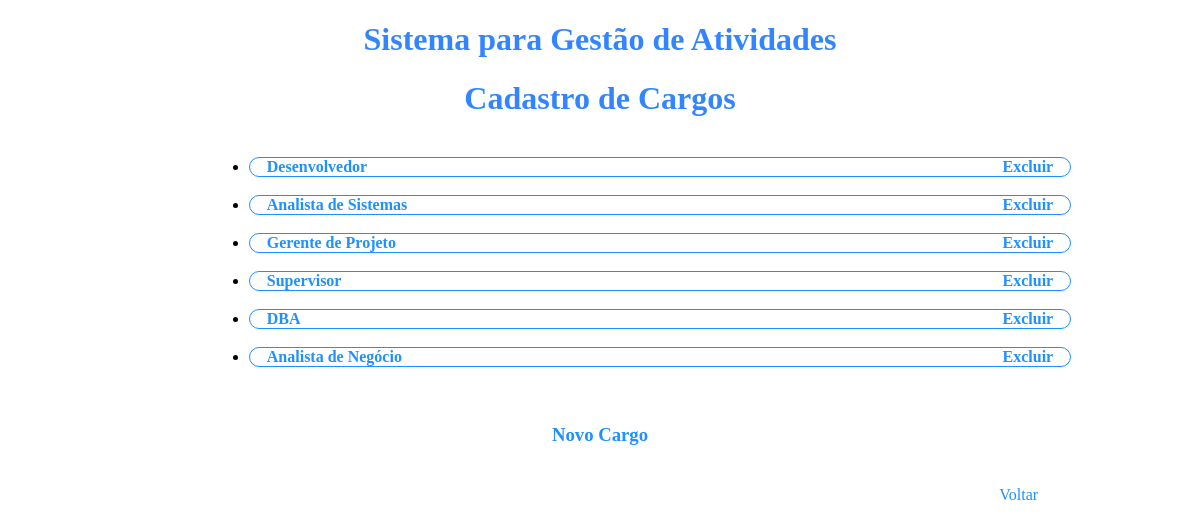
Screenshot of /cargo/ with the database file from the repository.
### cadastro/models.py (models this page shows, shortened)
class Cargo(models.Model):
    id = models.IntegerField(primary_key=True)
    nome = models.CharField(max_length=150)

### cadastro/views.py (the view)
# urls.py: path('cargo/', views.cargo, name='cargo'),
def cargo(request):
    cargo_data = Cargo.objects.all().values()
    template = loader.get_template('cadastro/cargo.html')
    context = {'data': cargo_data,}
    return HttpResponse(template.render(context, request))

### cadastro/templates/cadastro/cargo.html (shortened to what this page needs)
<!DOCTYPE html>
<html>
<head>
</head>
<body>
<h1>Sistema para Gestão de Atividades</h1>
<h1>Cadastro de Cargos</h1>
<table class="center" style="width:80%">
    <tr>
        <th>
            <ul>
                {% if data %}
                {% for cargo in data %}
                    <li><a href="/cargo_editar/{{ cargo.id }}">{{ cargo.nome }}</a><a href="/cargo_excluir_item/{{ cargo.id }}" style="float: right;"> Excluir </a></li>
                    <br>
                {% endfor %}
                {% else %}
                    <h3>Nenhum Cargo Cadastrado</h3>
                {% endif %}
            </ul>
        </th>
    </tr>
    <tr>
      <th>
        <h3><a href="/cargo_detalhe">Novo Cargo</a></h3>
      </th>
    </tr>
</table>
<br>
<a class="ex1" href="/cadastro" style="float: right;">Voltar</a>
</body>
</html>

### cadastro/templates/cadastro/cargo.html (style rules this page uses)
li { border: 1px solid black; border-radius: 30px; border-color: DodgerBlue; margin-left: 80px; text-align: left; }
table.center { margin-left: auto; margin-right: auto; }
h1 { text-align: center; color: #3385ff; }
h3 { text-align: center; color: #3385ff; }
a { color: DodgerBlue; text-decoration: none; margin-left: 2%; margin-right: 2%; }
a.ex1 { color: DodgerBlue; text-decoration: none; margin-right: 13% }

### rows the page displays
Cargo: nome "Desenvolvedor"
Cargo: nome "Analista de Sistemas"
Cargo: nome "Gerente de Projeto"
Cargo: nome "Supervisor"
Cargo: nome "DBA"
Cargo: nome "Analista de Negócio"
